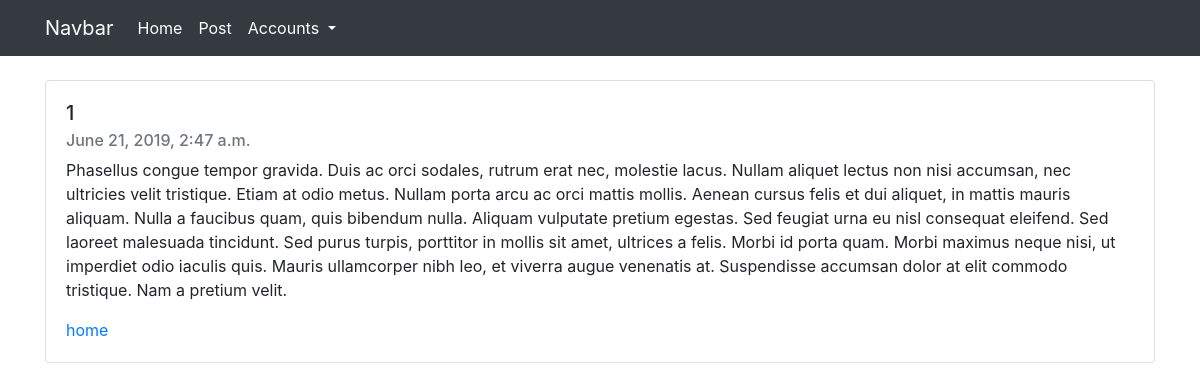
Page /blog/1/ on the committed database.
### blog/models.py (models this page shows, shortened)
class Blog(models.Model):
    title = models.CharField(max_length=200)
    pub_date = models.DateTimeField('date published')
    body = models.TextField()

### blog/views.py (the view)
# urls.py: path('<int:blog_id>/', views.detail, name='detail'),
def detail(request, blog_id):
    blog_detail = get_object_or_404(Blog, pk=blog_id)
    return render(request, 'detail.html', {'blog': blog_detail})

### blog/templates/detail.html
{% extends 'base.html' %}
{% block content %}
    <div class="card mt-4">
        <div class="card-body">
            <h5 class="card-title">{{blog.title}}</h5>
            <h6 class="card-subtitle mb-2 text-muted">{{blog.pub_date}}</h6>
            <p class="card-text">{{blog.body}}</p>
            <a href="{% url 'index' %}" class="card-link">home</a>
        </div>
    </div>
</div>
{% endblock %}

### rows in the picture
Blog: title "1", pub_date "June 21, 2019, 2:47 a.m.", body "Phasellus congue tempor gravida. Duis ac orci sodales, rutrum erat nec, molestie lacus. Nullam aliquet lectus non nisi accumsan, nec ultricies velit tristique. Etiam at odio metus. Nullam porta arcu ac orci mattis mollis. Aenean cursus felis et dui aliquet, in mattis mauris aliquam. Nulla a faucibus quam, quis bibendum nulla. Aliquam vulputate pretium egestas. Sed feugiat urna eu nisl consequat eleifend. Sed laoreet malesuada tincidunt. Sed purus turpis, porttitor in mollis sit amet, ultrices a felis. Morbi id porta quam. Morbi maximus neque nisi, ut imperdiet odio iaculis quis. Mauris ullamcorper nibh leo, et viverra augue venenatis at. Suspendisse accumsan dolor at elit commodo tristique.…"
